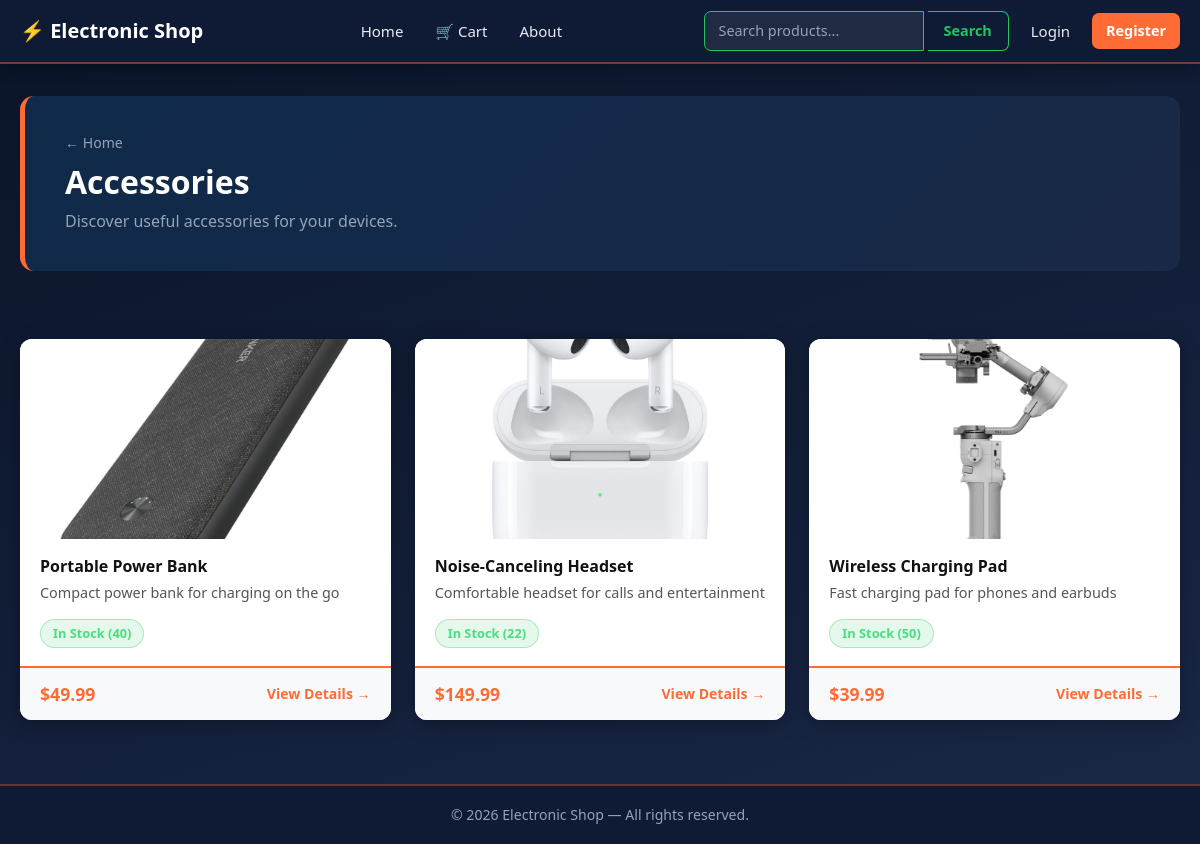
/category/accessories/, run on the app's committed database.
### shop/models.py (models this page shows, shortened)
class Category(models.Model):
    name = models.CharField(max_length=200, unique=True)
    slug = models.SlugField(unique=True, blank=True)
    description = models.TextField(blank=True)
    image = models.ImageField(upload_to='categories/', blank=True)
    class Meta:
        verbose_name_plural = 'Categories'

class Product(models.Model):
    category = models.ForeignKey(
        Category, on_delete=models.CASCADE, related_name='products'
    )
    name = models.CharField(max_length=200)
    slug = models.SlugField(unique=True, blank=True)
    price = models.DecimalField(max_digits=10, decimal_places=2)
    description = models.TextField(blank=True)
    key_features = models.TextField(blank=True)
    image = models.ImageField(upload_to='products/')
    stock = models.PositiveIntegerField(default=10)
    created_at = models.DateTimeField(auto_now_add=True)
    updated_at = models.DateTimeField(auto_now=True)
    def get_absolute_url(self):
        return reverse('shop:product_detail', kwargs={'slug': self.slug})

### shop/views.py (the view)
# urls.py: path('category/<slug:slug>/', views.CategoryView.as_view(), name='category'),
class CategoryView(DetailView):
    model = Category
    template_name = 'shop/category.html'
    context_object_name = 'category'
    def get_context_data(self, **kwargs):
        ctx = super().get_context_data(**kwargs)
        ctx['products'] = (
            self.object.products
            .select_related('category')
            .order_by('-created_at')
        )
        return ctx

### shop/context_processors.py (called while the page is built)
def cart_count(request):
    if request.user.is_authenticated:
        try:
            return {'cart_count': request.user.cart.total_items}
        except Cart.DoesNotExist:
            pass
    return {'cart_count': 0}

### templates/shop/category.html (shortened to what this page needs)
{% extends 'base.html' %}
{% block content %}
<div class="category-header">
    <div class="d-flex align-items-center gap-3 mb-2">
        <a href="{% url 'shop:home' %}" class="back-link">← Home</a>
    </div>
    <h1>{{ category.name }}</h1>
    {% if category.description %}
    <p>{{ category.description }}</p>
    {% endif %}
</div>
{% if products %}
<div class="row g-4">
    {% for product in products %}
    <div class="col-md-4">
        <a href="{{ product.get_absolute_url }}" class="text-decoration-none">
            <div class="card">
                {% if product.image %}
                <img src="{{ product.image.url }}"
                     class="card-img-top" alt="{{ product.name }}">
                {% else %}
                <div class="card-img-top d-flex align-items-center justify-content-center"
                     style="background:#e9ecef; font-size:3rem;">📦</div>
                {% endif %}
                <div class="card-body">
                    <h5 class="card-title">{{ product.name }}</h5>
                    <p class="card-text">{{ product.description|truncatechars:90 }}</p>
                    {% if product.stock > 0 %}
                        <span class="stock-badge in-stock">In Stock ({{ product.stock }})</span>
                    {% else %}
                        <span class="stock-badge out-stock">Out of Stock</span>
                    {% endif %}
                </div>
                <div class="card-footer-accent">
                    <span class="card-price">${{ product.price }}</span>
                    <span class="card-cta">View Details →</span>
                </div>
            </div>
        </a>
    </div>
    {% endfor %}
</div>
{% else %}
<div class="empty-state">
    <div class="empty-icon">📦</div>
    <h4 style="color:var(--text-light);">No products in this category yet.</h4>
</div>
{% endif %}
{% endblock %}

### static/css/style.css (style rules this page uses)
*, *::before, *::after { box-sizing: border-box; margin: 0; padding: 0; }
:root { --bg-start : #0a1429; --bg-end : #1a2847; --navbar-bg : #0f1a35; --card-bg : #ffffff; --orange : #ff6b35; --yellow : #ffb800; --purple : #8b5cf6; --green : #22c55e; --green-dk : #16a34a; --text-lt : #e8ecf4; --text-dim : #94a3b8; --panel-bg : rgba(255,255,255,0.05); --shadow : 0 4px 20px rgba(0,0,0,0.3); }
html { scroll-behavior: smooth; }
body { background: linear-gradient(160deg, var(--bg-start) 0%, var(--bg-end) 100%); background-attachment: fixed; color: var(--text-lt); font-family: 'Segoe UI', system-ui, sans-serif; font-size: 15px; line-height: 1.6; min-height: 100vh; display: flex; flex-direction: column; }
a { color: inherit; text-decoration: none; }
img { display: block; max-width: 100%; }
.card { background: var(--card-bg); border: none; border-radius: 12px; box-shadow: var(--shadow); overflow: hidden; transition: transform .22s, box-shadow .22s; display: flex; flex-direction: column; height: 100%; color: #111; }
.card-img-top { width: 100%; height: 200px; object-fit: cover; flex-shrink: 0; }
.card-body { flex: 1; padding: 18px 20px; }
.card-title { font-weight: 700; font-size: 1rem; color: #111; margin-bottom: 6px; }
.card-text { color: #555; font-size: .9rem; line-height: 1.5; }
.card-footer-accent { padding: 12px 20px; background: #f8f9fa; border-top: 2px solid var(--orange); display: flex; justify-content: space-between; align-items: center; flex-shrink: 0; }
.card-price { color: var(--orange); font-weight: 800; font-size: 1.1rem; }
.card-cta { color: var(--orange); font-weight: 600; font-size: .88rem; }
.row { display: flex; flex-wrap: wrap; margin: 0 -12px; }
.row.g-4 > * { padding: 12px; }
.col-md-4 { flex: 0 0 33.333%; max-width: 33.333%; }
.gap-3 { gap: 16px; }
.d-flex { display: flex !important; }
.align-items-center { align-items: center; }
.text-decoration-none { text-decoration: none !important; }
.category-header { background: linear-gradient(135deg, #0f2a4a 0%, #1a2847 100%); border-radius: 14px; padding: 36px 40px; margin-bottom: 32px; border-left: 5px solid var(--orange); }
.category-header h1 { color: #fff; font-weight: 800; font-size: 2rem; margin-bottom: 8px; }
.category-header p { color: var(--text-dim); font-size: 1rem; margin: 0; }
.back-link { color: var(--text-dim); font-size: .88rem; transition: color .15s; }
.stock-badge { display: inline-block; padding: 3px 12px; border-radius: 20px; font-size: .8rem; font-weight: 600; }
.in-stock { background: rgba(34,197,94,.12); color: #4ade80; border: 1px solid rgba(34,197,94,.3); }

### data on the page
Category: name "Accessories", description "Discover useful accessories for your devices."
Product: image (picture), name "Portable Power Bank", description "Compact power bank for charging on the go", stock "40", price "49.99"
Product: image (picture), name "Noise-Canceling Headset", description "Comfortable headset for calls and entertainment", stock "22", price "149.99"
Product: image (picture), name "Wireless Charging Pad", description "Fast charging pad for phones and earbuds", stock "50", price "39.99"
